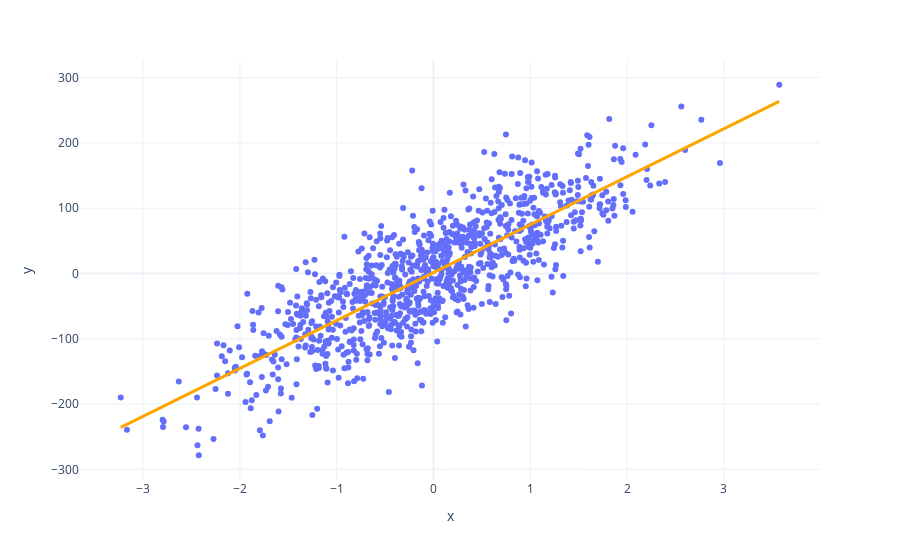

Notebook cell for this chart:
### Markdown cell above
Finally, let's visualize the results by plotting first the raw data, and then this model fit:

### Code cell
fig = px.scatter(x=X.X1, y=y, template="plotly_white")
fig.add_trace(px.line(x=X_new.X1, y=predictedY).data[0])
fig.update_traces(line_color='orange', line_width=3)

### Figure 1 — Plotly figure (JSON) as saved in the notebook; plotly's stock layout.template omitted (floating-point values rounded to 4 significant figures; data arrays with more than 128 entries replaced by an {"elided": "..."} marker saying what was removed)
{"data": [{"hovertemplate": "x=%{x}<br>y=%{y}<extra></extra>", "legendgroup": "", "line": {"color": "orange", "width": 3}, "marker": {"color": "#636efa", "symbol": "circle"}, "mode": "markers", "name": "", "orientation": "v", "showlegend": false, "type": "scatter", "x": {"elided": "1000 float values"}, "xaxis": "x", "y": {"elided": "1000 float values"}, "yaxis": "y"}, {"hovertemplate": "x=%{x}<br>y=%{y}<extra></extra>", "legendgroup": "", "line": {"color": "orange", "dash": "solid", "width": 3}, "marker": {"symbol": "circle"}, "mode": "lines", "name": "", "orientation": "v", "showlegend": false, "type": "scatter", "x": {"elided": "1000 float values"}, "xaxis": "x", "y": {"elided": "1000 float values"}, "yaxis": "y"}], "layout": {"autosize": true, "legend": {"tracegroupgap": 0}, "margin": {"t": 60}, "xaxis": {"anchor": "y", "autorange": true, "domain": [0, 1], "range": [-3.638, 3.979], "title": {"text": "x"}, "type": "linear"}, "yaxis": {"anchor": "x", "autorange": true, "domain": [0, 1], "range": [-322.3, 332.8], "title": {"text": "y"}, "type": "linear"}}}
